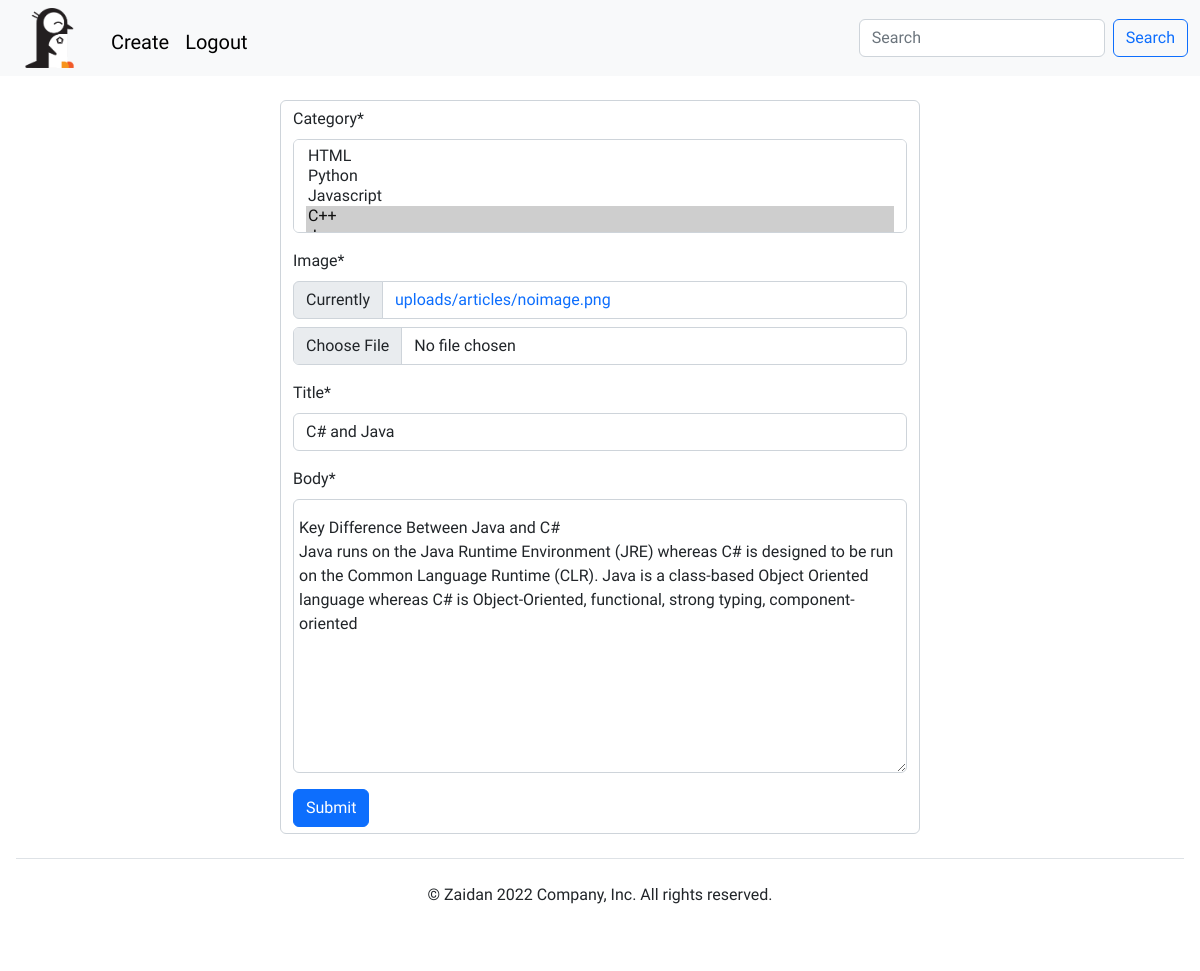
/update/c-and-java (signed in), run on the app's committed database.
### home/models.py (models this page shows, shortened)
class Article(models.Model):
    user = models.ForeignKey(User, on_delete=models.CASCADE, related_name="article")
    category = models.ManyToManyField(Category, related_name="article")
    slug = models.SlugField(null=True, blank=True)
    image = models.ImageField(
        upload_to="uploads/articles/",
        null=True,
        default="uploads/articles/noimage.png",
    )
    title = models.CharField(max_length=120)
    body = models.TextField()
    created_at = models.DateTimeField(auto_now_add=True)
    updated_at = models.DateTimeField(auto_now=True)

class Category(models.Model):
    title = models.CharField(max_length=120)
    class Meta:
        verbose_name_plural = "Categories"
    def __str__(self):
        return self.title

### home/views.py (the view, shortened to what this page needs)
# urls.py: path('update/<slug:slug>', views.update_article, name='update'),
@login_required(login_url="login")
def update_article(request, slug):
    article = Article.objects.get(slug=slug)
    form = ArticleForm(instance=article)
    context = {"form": form}
    return render(request, "article_form.html", context)

### home/forms.py
class ArticleForm(ModelForm):
    class Meta:
        model = Article
        fields = "__all__"
        exclude = ("user", "slug")

### templates/article_form.html (shortened to what this page needs)
{% extends 'base.html' %}
{% load crispy_forms_tags %}
{% block content %}
<div class="container my-4 d-flex justify-content-center">
    <div class="wrapper">
        <div class="form-control" style="width: 40em;">
            <form action="" enctype="multipart/form-data" method="post">
                {{form|crispy}}
                <button type="submit" class="btn btn-primary">Submit</button>
            </form>
        </div>
    </div>
</div>
{% endblock content %}

### templates/base.html (shortened to what this page needs)
<!doctype html>
{% load static %}
<html lang="en">
  <head>
    <link href="https://cdn.jsdelivr.net/npm/bootstrap@5.2.1/dist/css/bootstrap.min.css" rel="stylesheet">
    <link rel="stylesheet" href="{% static 'main.css' %}">
  </head>
  <body>
    {% include 'navbar.html' %}
    {% block content %}
    {% endblock content %}
    {% include 'footer.html' %}
  </body>
</html>

### templates/navbar.html (shortened to what this page needs)
{% load static %}
<nav class="navbar navbar-expand-lg bg-light">
    <div class="container-fluid">
      <a class="navbar-brand" style='padding:0px;'href="{% url 'home' %}">
        <img src="{% static 'logo1.png' %}" alt="" height='60px'>
      </a>
      <div class="collapse navbar-collapse" id="navbarSupportedContent">
        <ul class="my-2 navbar-nav me-auto mb-2 mb-lg-0">
          {% if request.user.is_authenticated %}
          <li class="nav-item">
            <a class="nav-link" href="{% url 'create' %}">Create</a>
          </li>
          <li class="nav-item">
            <a class="nav-link" href="{% url 'logout' %}">Logout</a>
          </li>
          {% else %}
          <li class="nav-item">
            <a class="nav-link" href="{% url 'login' %}">Login</a>
          </li>
          {% endif %}
        </ul>
        <form class="d-flex" role="search" action="{% url 'home' %}">
          <input name="q" class="form-control me-2" type="search" placeholder="Search" aria-label="Search">
          <button class="btn btn-outline-primary" type="submit">Search</button>
        </form>
      </div>
    </div>
  </nav>

### templates/footer.html
<div class="text-center mx-3 py-4 my-4 border-top">
    <p>© Zaidan 2022 Company, Inc. All rights reserved.</p>
  </div>

### static/main.css (style rules this page uses)
body { font-family: 'Assistant', sans-serif; }
a { text-decoration: none; }
.nav-link { font-size: 20px; color: black; }
.navbar-brand { color: black; }
#id_body { padding: 16px 5px; }

### data on the page
Article: body "Key Difference Between Java and C# Java runs on the Java Runtime Environment (JRE) whereas C# is designed to be run on the Common Language Runtime (CLR). Java is a class-based Object Oriented language whereas C# is Object-Oriented, functional, strong typing, component-oriented"
Category: title "C# and Java"
